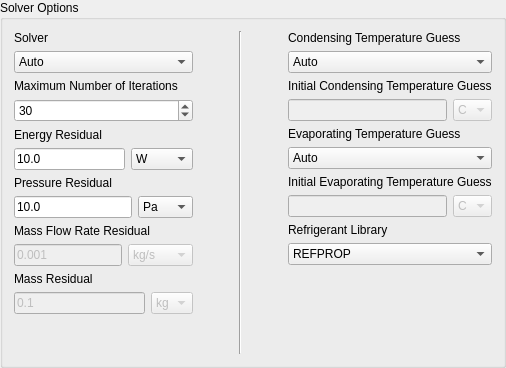
           <widget class="QGroupBox" name="Solver_options_group">
            <property name="title">
             <string>Solver Options</string>
            </property>
            <layout class="QHBoxLayout" name="horizontalLayout_22">
             <item>
              <layout class="QVBoxLayout" name="verticalLayout_27">
               <item>
                <layout class="QVBoxLayout" name="verticalLayout_18">
                 <item>
                  <widget class="QLabel" name="Solver_label">
                   <property name="text">
                    <string>Solver</string>
                   </property>
                  </widget>
                 </item>
                 <item>
                  <widget class="QComboBox" name="Solver">
                   <property name="toolTip">
                    <string/>
                   </property>
                   <item>
                    <property name="text">
                     <string>Auto</string>
                    </property>
                   </item>
                   <item>
                    <property name="text">
                     <string>Newton</string>
                    </property>
                   </item>
                   <item>
                    <property name="text">
                     <string>Broyden 1</string>
                    </property>
                   </item>
                   <item>
                    <property name="text">
                     <string>Broyden 2</string>
                    </property>
                   </item>
                   <item>
                    <property name="text">
                     <string>Hybrid</string>
                    </property>
                   </item>
                   <item>
                    <property name="text">
                     <string>Least Squares</string>
                    </property>
                   </item>
                   <item>
                    <property name="text">
                     <string>Exciting Mixing</string>
                    </property>
                   </item>
                  </widget>
                 </item>
                </layout>
               </item>
               <item>
                <layout class="QVBoxLayout" name="verticalLayout_22">
                 <item>
                  <widget class="QLabel" name="Max_N_iterations_label">
                   <property name="text">
                    <string>Maximum Number of Iterations</string>
                   </property>
                  </widget>
                 </item>
                 <item>
                  <widget class="QSpinBox" name="Max_N_iterations">
                   <property name="minimum">
                    <number>1</number>
                   </property>
                   <property name="maximum">
                    <number>500</number>
                   </property>
                   <property name="value">
                    <number>30</number>
                   </property>
                  </widget>
                 </item>
                </layout>
               </item>
               <item>
                <layout class="QVBoxLayout" name="verticalLayout_21">
                 <item>
                  <widget class="QLabel" name="Energy_resid_label">
                   <property name="text">
                    <string>Energy Residual</string>
                   </property>
                  </widget>
                 </item>
                 <item>
                  <layout class="QHBoxLayout" name="horizontalLayout_19">
                   <item>
                    <widget class="QLineEdit" name="Energy_resid">
                     <property name="text">
                      <string>10.0</string>
                     </property>
                    </widget>
                   </item>
                   <item>
                    <widget class="QComboBox" name="Energy_resid_unit">
                     <item>
                      <property name="text">
                       <string>W</string>
                      </property>
                     </item>
                     <item>
                      <property name="text">
                       <string>Btu/hr</string>
                      </property>
                     </item>
                    </widget>
                   </item>
                  </layout>
                 </item>
                </layout>
               </item>
               <item>
                <layout class="QVBoxLayout" name="verticalLayout_19">
                 <item>
                  <widget class="QLabel" name="Pressire_resid_label">
                   <property name="text">
                    <string>Pressure Residual</string>
                   </property>
                  </widget>
                 </item>
                 <item>
                  <layout class="QHBoxLayout" name="horizontalLayout_17">
                   <item>
                    <widget class="QLineEdit" name="Pressire_resid">
                     <property name="text">
                      <string>10.0</string>
                     </property>
                    </widget>
                   </item>
                   <item>
                    <widget class="QComboBox" name="Pressire_resid_unit">
                     <item>
                      <property name="text">
                       <string>Pa</string>
                      </property>
                     </item>
                     <item>
                      <property name="text">
                       <string>kPa</string>
                      </property>
                     </item>
                     <item>
                      <property name="text">
                       <string>MPa</string>
                      </property>
                     </item>
                     <item>
                      <property name="text">
                       <string>bar</string>
                      </property>
                     </item>
                     <item>
                      <property name="text">
                       <string>atm</string>
                      </property>
                     </item>
                     <item>
                      <property name="text">
                       <string>psi</string>
                      </property>
                     </item>
                    </widget>
                   </item>
                  </layout>
                 </item>
                </layout>
               </item>
               <item>
                <layout class="QVBoxLayout" name="verticalLayout_20">
                 <item>
                  <widget class="QLabel" name="Mass_flowrate_resid_label">
                   <property name="text">
                    <string>Mass Flow Rate Residual</string>
                   </property>
                  </widget>
                 </item>
                 <item>
                  <layout class="QHBoxLayout" name="horizontalLayout_18">
                   <item>
                    <widget class="QLineEdit" name="Mass_flowrate_resid">
                     <property name="enabled">
                      <bool>false</bool>
                     </property>
                     <property name="text">
                      <string>0.001</string>
                     </property>
                    </widget>
                   </item>
                   <item>
                    <widget class="QComboBox" name="Mass_flowrate_resid_unit">
                     <property name="enabled">
                      <bool>false</bool>
                     </property>
                     <item>
                      <property name="text">
                       <string>kg/s</string>
                      </property>
                     </item>
                     <item>
                      <property name="text">
                       <string>kg/min</string>
                      </property>
                     </item>
                     <item>
                      <property name="text">
                       <string>kg/hr</string>
                      </property>
                     </item>
                     <item>
                      <property name="text">
                       <string>lb/s</string>
                      </property>
                     </item>
                     <item>
                      <property name="text">
                       <string>lb/min</string>
                      </property>
                     </item>
                     <item>
                      <property name="text">
                       <string>lb/hr</string>
                      </property>
                     </item>
                    </widget>
                   </item>
                  </layout>
                 </item>
                </layout>
               </item>
               <item>
                <layout class="QVBoxLayout" name="verticalLayout_45">
                 <item>
                  <widget class="QLabel" name="Mass_resid_label">
                   <property name="text">
                    <string>Mass Residual</string>
                   </property>
                  </widget>
                 </item>
                 <item>
                  <layout class="QHBoxLayout" name="horizontalLayout_34">
                   <item>
                    <widget class="QLineEdit" name="Mass_resid">
                     <property name="enabled">
                      <bool>false</bool>
                     </property>
                     <property name="text">
                      <string>0.1</string>
                     </property>
                    </widget>
                   </item>
                   <item>
                    <widget class="QComboBox" name="Mass_resid_unit">
                     <property name="enabled">
                      <bool>false</bool>
                     </property>
                     <item>
                      <property name="text">
                       <string>kg</string>
                      </property>
                     </item>
                     <item>
                      <property name="text">
                       <string>lb</string>
                      </property>
                     </item>
                    </widget>
                   </item>
                  </layout>
                 </item>
                </layout>
               </item>
               <item>
                <spacer name="verticalSpacer_3">
                 <property name="orientation">
                  <enum>Qt::Vertical</enum>
                 </property>
                 <property name="sizeHint" stdset="0">
                  <size>
                   <width>20</width>
                   <height>40</height>
                  </size>
                 </property>
                </spacer>
               </item>
              </layout>
             </item>
             <item>
              <spacer name="horizontalSpacer_21">
               <property name="orientation">
                <enum>Qt::Horizontal</enum>
               </property>
               <property name="sizeHint" stdset="0">
                <size>
                 <width>40</width>
                 <height>20</height>
                </size>
               </property>
              </spacer>
             </item>
             <item>
              <widget class="Line" name="line_24">
               <property name="orientation">
                <enum>Qt::Vertical</enum>
               </property>
              </widget>
             </item>
             <item>
              <spacer name="horizontalSpacer_22">
               <property name="orientation">
                <enum>Qt::Horizontal</enum>
               </property>
               <property name="sizeHint" stdset="0">
                <size>
                 <width>40</width>
                 <height>20</height>
                </size>
               </property>
              </spacer>
             </item>
             <item>
              <layout class="QVBoxLayout" name="verticalLayout_28">
               <item>
                <layout class="QVBoxLayout" name="verticalLayout_26">
                 <item>
                  <widget class="QLabel" name="Tcond_guess_type_label">
                   <property name="text">
                    <string>Condensing Temperature Guess</string>
                   </property>
                  </widget>
                 </item>
                 <item>
                  <widget class="QComboBox" name="Tcond_guess_type">
                   <item>
                    <property name="text">
                     <string>Auto</string>
                    </property>
                   </item>
                   <item>
                    <property name="text">
                     <string>Manual</string>
                    </property>
                   </item>
                  </widget>
                 </item>
                </layout>
               </item>
               <item>
                <layout class="QVBoxLayout" name="verticalLayout_24">
                 <item>
                  <widget class="QLabel" name="Tcond_guess_label">
                   <property name="text">
                    <string>Initial Condensing Temperature Guess</string>
                   </property>
                  </widget>
                 </item>
                 <item>
                  <layout class="QHBoxLayout" name="horizontalLayout_21">
                   <item>
                    <widget class="QLineEdit" name="Tcond_guess">
                     <property name="enabled">
                      <bool>false</bool>
                     </property>
                    </widget>
                   </item>
                   <item>
                    <widget class="QComboBox" name="Tcond_guess_unit">
                     <property name="enabled">
                      <bool>false</bool>
                     </property>
                     <item>
                      <property name="text">
                       <string>C</string>
                      </property>
                     </item>
                     <item>
                      <property name="text">
                       <string>K</string>
                      </property>
                     </item>
                     <item>
                      <property name="text">
                       <string>F</string>
                      </property>
                     </item>
                    </widget>
                   </item>
                  </layout>
                 </item>
                </layout>
               </item>
               <item>
                <layout class="QVBoxLayout" name="verticalLayout_25">
                 <item>
                  <widget class="QLabel" name="Tevap_guess_type_label">
                   <property name="text">
                    <string>Evaporating Temperature Guess</string>
                   </property>
                  </widget>
                 </item>
                 <item>
                  <widget class="QComboBox" name="Tevap_guess_type">
                   <item>
                    <property name="text">
                     <string>Auto</string>
                    </property>
                   </item>
                   <item>
                    <property name="text">
                     <string>Manual</string>
                    </property>
                   </item>
                  </widget>
                 </item>
                </layout>
               </item>
               <item>
                <layout class="QVBoxLayout" name="verticalLayout_23">
                 <item>
                  <widget class="QLabel" name="Tevap_guess_label">
                   <property name="text">
                    <string>Initial Evaporating Temperature Guess</string>
                   </property>
                  </widget>
                 </item>
                 <item>
                  <layout class="QHBoxLayout" name="horizontalLayout_20">
                   <item>
                    <widget class="QLineEdit" name="Tevap_guess">
                     <property name="enabled">
                      <bool>false</bool>
                     </property>
                    </widget>
                   </item>
                   <item>
                    <widget class="QComboBox" name="Tevap_guess_unit">
                     <property name="enabled">
                      <bool>false</bool>
                     </property>
                     <item>
                      <property name="text">
                       <string>C</string>
                      </property>
                     </item>
                     <item>
                      <property name="text">
                       <string>K</string>
                      </property>
                     </item>
                     <item>
                      <property name="text">
                       <string>F</string>
                      </property>
                     </item>
                    </widget>
                   </item>
                  </layout>
                 </item>
                </layout>
               </item>
               <item>
                <layout class="QVBoxLayout" name="verticalLayout_47">
                 <item>
                  <widget class="QLabel" name="Ref_library_label">
                   <property name="text">
                    <string>Refrigerant Library</string>
                   </property>
                  </widget>
                 </item>
                 <item>
                  <widget class="QComboBox" name="Ref_library">
                   <item>
                    <property name="text">
                     <string>REFPROP</string>
                    </property>
                   </item>
                   <item>
                    <property name="text">
                     <string>HEOS</string>
                    </property>
                   </item>
                  </widget>
                 </item>
                </layout>
               </item>
               <item>
                <spacer name="verticalSpacer">
                 <property name="orientation">
                  <enum>Qt::Vertical</enum>
                 </property>
                 <property name="sizeHint" stdset="0">
                  <size>
                   <width>20</width>
                   <height>40</height>
                  </size>
                 </property>
                </spacer>
               </item>
              </layout>
             </item>
            </layout>
           </widget>
